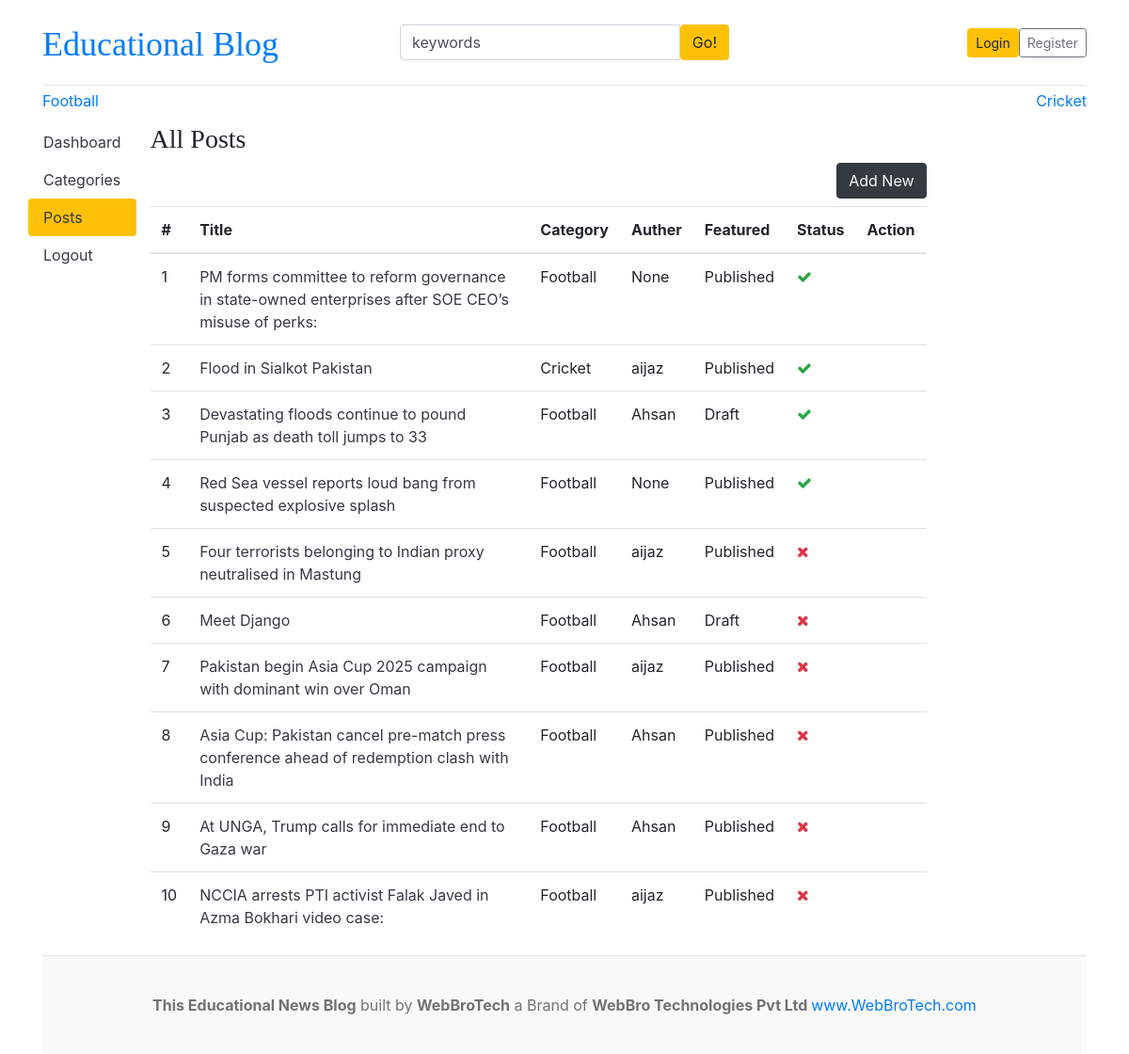
The app's page /dashboard/posts/ with its own data.
### blogs/models.py (models this page shows, shortened)
class Category(models.Model):
    category_name = models.CharField(max_length=50, unique=True)
    created_at = models.DateTimeField(auto_now_add=True)
    updated_at = models.DateTimeField(auto_now=True)
    class Meta:
        verbose_name_plural = 'Categories'
    def __str__(self):
        return self.category_name

class Blog(models.Model):
    title = models.CharField(max_length=100)
    slug = models.SlugField(max_length=150, blank=True, unique=True)
    category = models.ForeignKey(Category, on_delete=models.CASCADE)
    auther = models.ForeignKey(User, on_delete=models.CASCADE , null=True)
    featured_image = models.ImageField(upload_to='uploads/%y/%m/%d')
    short_description = HTMLField()
    blog_body = HTMLField()
    status = models.CharField(max_length=20, choices = STATUS_CHOICES, default = "Draft")
    is_featured = models.BooleanField(default=False)
    created_at = models.DateTimeField(auto_now_add=True)
    updated_at = models. DateTimeField(auto_now=True)

### dashboards/views.py (the view)
# urls.py: path('posts/', views.posts, name='posts'),
def posts(request):
    posts = Blog.objects.all()
    context={
        'posts': posts
    }
    return render(request, 'dashboard/posts.html', context)

### blogs/context_processors.py (called while the page is built)
def get_categories(request):
    categories = Category.objects.all()
    return dict(categories=categories)

def get_social_links(request):
    social_links = SocialLinks.objects.all()
    return dict(social_links=social_links)

### templates/dashboard/posts.html (shortened to what this page needs)
{% extends 'base.html'%}
{% block content %}
<div class="row">
    {% include 'dashboard/sidebar.html' %}
    <div class="col-md-9">
      <h3>All Posts</h3>
      <a href="{% url 'add_post' %}" class="btn btn-dark text-light float-right mb-2"> Add New </a>
      <table class="table table-hover">
        <thead>
          <tr>
            <th>#</th>
            <th >Title</th>
            <th>Category</th>
            <th>Auther</th>
            <th>Featured</th>
            <th>Status</th>
            <th>Action</th>
          </tr>
        </thead>
        <tbody>
        {% for post in posts %}
          <tr>
            <td>{{ forloop.counter }}</td>
            <td><a href="{% url 'post_detail' post.slug %}" class="text-dark">{{ post.title }} </a></td>
            <td>{{ post.category }}</td>
            <td>{{ post.auther }}</td>
            <td>{{ post.status }}</td>
            <td>{% if post.is_featured %} <i class="fa fa-check text-success"> {% else %} <i class="fa fa-times text-danger"></i> {% endif %}</td>
            <td>
            </td>
        </tr>
        {% endfor %}
        </tbody>
      </table>
    </div>
  </div>
{% endblock %}

### templates/base.html (shortened to what this page needs)
{% load static %}
<!DOCTYPE html>
<html lang="en">
<head>
    <link href="https://getbootstrap.com/docs/4.0/dist/css/bootstrap.min.css" rel="stylesheet">
    <link href="{% static 'css/blog.css' %}" rel="stylesheet">
    <link rel="stylesheet" href="https://cdnjs.cloudflare.com/ajax/libs/font-awesome/4.7.0/css/font-awesome.min.css">
  </head>
<body>
    <div class="container">
      <header class="blog-header py-3">
        <div class="row flex-nowrap justify-content-between align-items-center">
          <div class="col-4 pt-1">
            <a class="blog-header-logo text-Blue font-size-h2" href="/">Educational Blog</a>
          </div>
          <div class="col-4">
            <form action=" {% url 'search'%}" method="GET">
              <div class="input-group">
                <input class="form-control" type="text" value="keywords" name="keyword" placeholder="Enter search term..." aria-label="Enter search term..." aria-describedby="button-search" />
                <button type = "submit" class="btn btn-warning" id="button-search" type="button">Go!</button>
            </div>
            </form>
          </div>
          <div class="col-4 d-flex justify-content-end align-items-center">
            {% if not user.is_authenticated %}
            <a class="btn btn-sm btn-warning" href="{% url 'login' %}">Login</a>
            <a class="btn btn-sm btn-outline-secondary" href="{% url 'register' %}">Register</a>
            {% else %}
            <span><a href="{% url 'dashboard' %}">Dashboard</a> </span>
            &nbsp; &nbsp;
            <span><a href="{% url 'logout' %}">Logout</a></span>
            {% endif %}
          </div>
        </div>
      </header>
      <div class="nav-scroller py-1 mb-2">
        <nav class="nav d-flex justify-content-between">
          {% for cat in categories %}
          <a class= text-font-weight-bold class="p-2 text-muted" href="{% url 'posts_by_category' cat.id %}">{{cat.category_name}}</a>
          {% endfor %}
        </nav>
      </div>
{% block content %}
{% endblock %}
<footer class="blog-footer">
    <p class="text-center"><b>This Educational News Blog</b> built by <b>WebBroTech</b> a Brand of <b>WebBro Technologies Pvt Ltd </b><a href="https://www.youtube.com/@WebBroTech">www.WebBroTech.com</a></p>
  </footer>
  </body>
  </html>

### static/css/blog.css (style rules this page uses)
.blog-header { border-bottom: 1px solid #e5e5e5; }
.blog-header-logo { font-family: "Playfair Display", Georgia, "Times New Roman", serif; font-size: 2.25rem; }
h1, h2, h3, h4, h5, h6 { font-family: "Playfair Display", Georgia, "Times New Roman", serif; }
.blog-footer { padding: 2.5rem 0; color: #727272; text-align: center; background-color: #f9f9f9; border-top: .05rem solid #e5e5e5; }
.blog-footer p:last-child { margin-bottom: 0; }

### records on screen
Category: category_name "Football"
Category: category_name "Cricket"
Blog: title "PM forms committee to reform governance in state-owned enterprises after SOE CEO’s misuse of perks:", category "Football", auther "None", status "Published", is_featured True (drawn)
Blog: title "Flood in Sialkot Pakistan", category "Cricket", auther "aijaz", status "Published", is_featured True (drawn)
Blog: title "Devastating floods continue to pound Punjab as death toll jumps to 33", category "Football", auther "Ahsan", status "Draft", is_featured True (drawn)
Blog: title "Red Sea vessel reports loud bang from suspected explosive splash", category "Football", auther "None", status "Published", is_featured True (drawn)
Blog: title "Four terrorists belonging to Indian proxy neutralised in Mastung", category "Football", auther "aijaz", status "Published", is_featured False (drawn)
Blog: title "Meet Django", category "Football", auther "Ahsan", status "Draft", is_featured False (drawn)
Blog: title "Pakistan begin Asia Cup 2025 campaign with dominant win over Oman", category "Football", auther "aijaz", status "Published", is_featured False (drawn)
Blog: title "Asia Cup: Pakistan cancel pre-match press conference ahead of redemption clash with India", category "Football", auther "Ahsan", status "Published", is_featured False (drawn)
Blog: title "At UNGA, Trump calls for immediate end to Gaza war", category "Football", auther "Ahsan", status "Published", is_featured False (drawn)
Blog: title "NCCIA arrests PTI activist Falak Javed in Azma Bokhari video case:", category "Football", auther "aijaz", status "Published", is_featured False (drawn)
